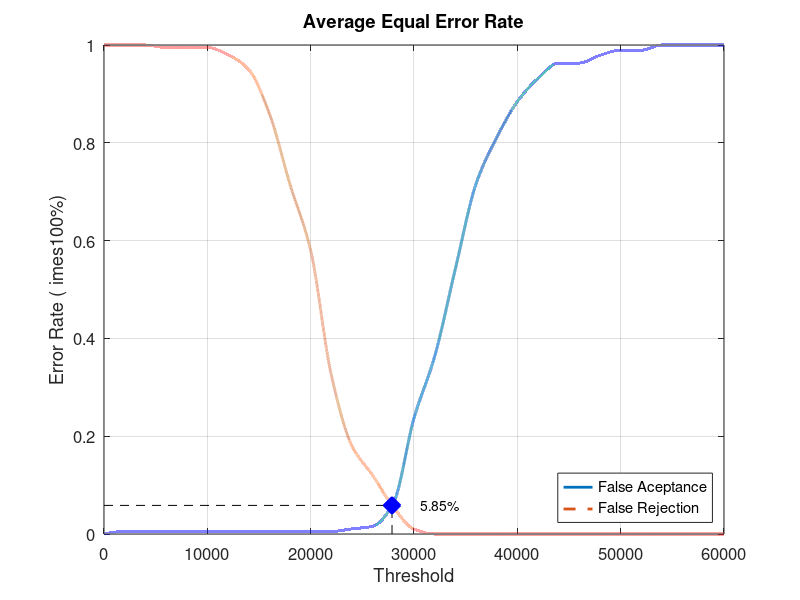
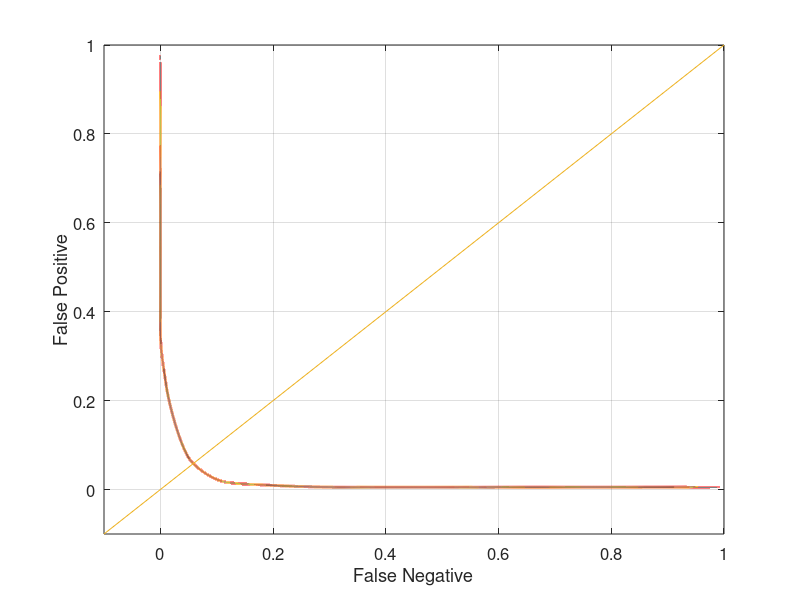

Write MATLAB code to recreate these figures, in order.
close all;
clear;
clc;
x = 0:2000:60000;
xq = 0:0.5:60000;

y0 = [0 0.00526316 0.00526316 0.00526316 0.00526316 0.00526316 0.00526316 0.00526316 0.00526316 0.00526316 0.00526316 0.00526316 0.0105263 0.0157895 0.0631579 0.236842 0.363158 0.542105 0.715789 0.810526 0.884211 0.931579 0.963158 0.963158 0.978947 0.989474 0.989474 1 1 1 1]
yy0 = interp1(x, y0, xq, 'pchip');
y1 = [1 1 1 0.995 0.995 0.995 0.98 0.95 0.86 0.715 0.58 0.325 0.18 0.12 0.055 0.01 0 0 0 0 0 0 0 0 0 0 0 0 0 0 0]
yy1 = interp1(x, y1, xq, 'pchip');

% Calculating EER: 
y2 = abs(y0 - y1);
find(y2 == min(y2))
yy2 = abs(yy0 - yy1);
xEER = find(yy2 == min(yy2));
xEERIndex = xq(xEER) % X-axis EER
yEER = yy0(xEER) % Y-axis EER

main = figure
plot(xq, yy0,'-','LineWidth', 2);	hold on
plot(xq, yy1,'--','LineWidth', 2);	hold on
plot([xEERIndex xEERIndex], [0 yEER], 'k--');	hold on
plot([0 xEERIndex], [yEER yEER], 'k--');	hold on
plot(xEERIndex, yEER, 'bx', 'LineWidth', 10);	hold on
text(xEERIndex + 10 * xEERIndex / 100, yEER, [num2str(round((10000 * yEER)) / 100) '%'])
legend('False Aceptance', 'False Rejection', 'Location', 'SouthEast')
xlabel('Threshold')
ylabel('Error Rate (	imes100%)')
title('Average Equal Error Rate')
set(gca, 'FontSize', 12)
axis([0 60000 0 1])
grid on

print(main, 'Database3_2Main', '-dpng');
FNRxFPR = figure('Color', [1 1 1]);
plot(yy1, yy0, '-', yy1, yy0, 'LineWidth', 2);
hold on
y = -0.1:0.1:1
plot(y, y); 
set(gca, 'FontSize', 12)
xlabel('False Negative')
ylabel('False Positive')
axis([-0.1 1 -0.1 1])
set(gca, 'FontSize', 12)
grid on

print(FNRxFPR, 'Database3_2FNRxFPR','-dpng');
